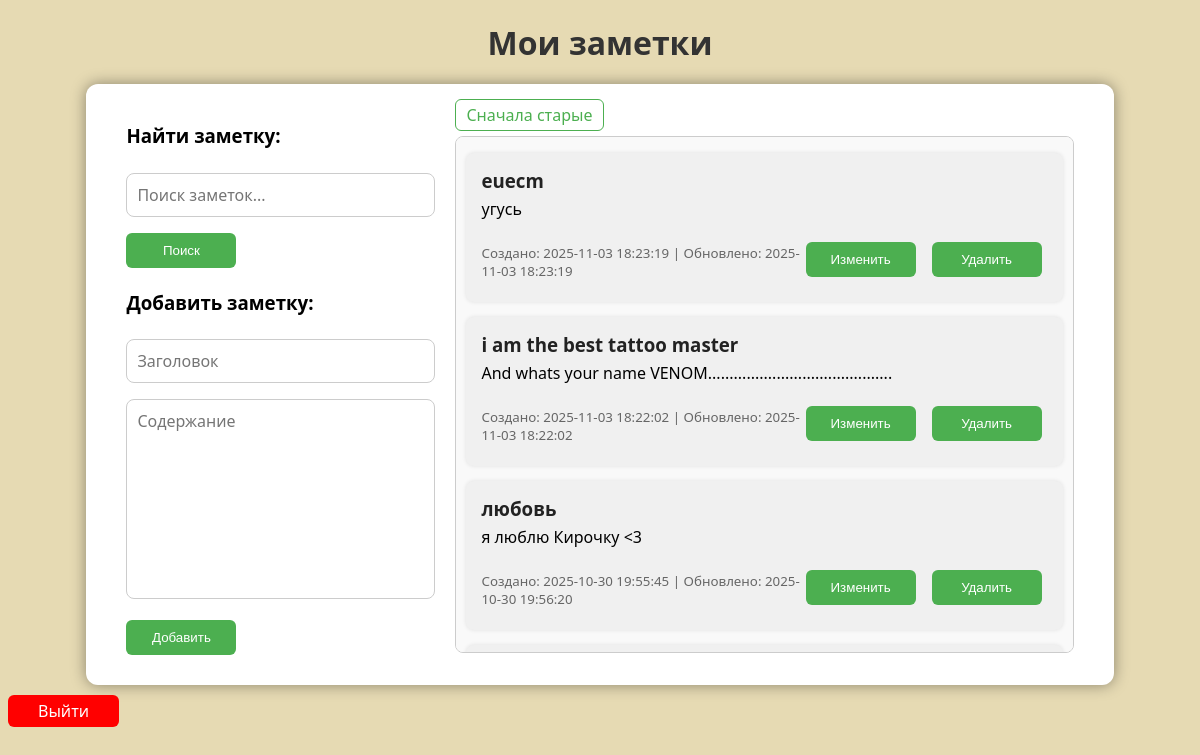
Page /?sort=desc (signed in) on the committed database.
### app.py (models this page shows)
class Note(db.Model):
    id = db.Column(db.Integer, primary_key=True)
    title = db.Column(db.String(200), nullable=False)
    content = db.Column(db.Text, nullable=False)
    created = db.Column(db.String(50), nullable=False)
    updated = db.Column(db.String(50), nullable=False)
    user_id = db.Column(db.Integer, db.ForeignKey('user.id'), nullable=False)

### app.py (the view)
@app.route("/")
@login_required
def index():
    sort_order = request.args.get("sort", "asc")  # получаем параметр сортировки, по умолчанию "asc"
    notes = Note.query.filter_by(user_id=current_user.id).order_by(Note.updated.desc() if sort_order == "desc" else Note.updated.asc()).all()
    return render_template("index.html", notes=notes, sort_order=sort_order, user=current_user)

### app.py (called while the page is built)
@login_manager.user_loader
def load_user(user_id):
    return User.query.get(int(user_id))

### templates/index.html (shortened to what this page needs)
<!DOCTYPE html>
<html lang="ru">
<head>
    <link rel="stylesheet" href="{{ url_for('static', filename='style.css') }}">
</head>
<body>
    <h1>Мои заметки</h1>
    <div class="container">
        <div class="left-panel">
            <h3>Найти заметку:</h3>
            <form action="{{ url_for('search') }}" method="get">
                <input type="text" id="search-input" name="query" placeholder="Поиск заметок..." value="{{ query }}" required>
                <button type="submit" style="float: left";>Поиск</button>
            </form>
            <br>
            <br>
            <h3>Добавить заметку:</h3>
            <form action="{{ url_for('add') }}" method="post">
                <input type="text" name="title" placeholder="Заголовок" required>
                <textarea class="content-textarea" name="content" placeholder="Содержание" required></textarea>
                <button type="submit">Добавить</button>
            </form>
        </div>
        <div class="right-panel">
            {% if notes %}
            <div class="sort-toggle">
                {% if search %}
                    {% if sort_order == "asc" %}
                        <a href="{{ url_for('search', query=query, sort='desc') }}">Сначала новые</a>
                    {% else %}
                        <a href="{{ url_for('search', query=query, sort='asc') }}">Сначала старые</a>
                    {% endif %}
                {% else %}
                    {% if sort_order == "asc" %}
                        <a href="{{ url_for('index', sort='desc') }}">Сначала новые</a>
                    {% else %}
                        <a href="{{ url_for('index', sort='asc') }}">Сначала старые</a>
                    {% endif %}
                {% endif %}
            </div>
                <div class="notes-list">
                    <ul>
                        {% for note in notes %}
                            <li>
                                <h3>{{ note.title }}</h3>
                                <p>{{ note.content }}</p>
                                <div class="note-footer">
                                    <small class="note-date">Создано: {{ note.created }} | Обновлено: {{ note.updated }}</small>
                                    <div class="note-buttons">
                                        <form action="{{ url_for('edit', note_id=note.id) }}" method="get">
                                            <button type="submit">Изменить</button>
                                        </form>
                                        <form action="{{ url_for('delete', note_id=note.id) }}" method="post">
                                            <button type="submit" onclick="return confirm('Удалить заметку?')">Удалить</button>
                                        </form>
                                    </div>
                                </div>
                            </li>
                        {% endfor %}
                    </ul>
                </div>
            {% else %}
                {% if search %}
                {% else %}
                    <p>Заметок пока нет.</p>
                {% endif %}
            {% endif %}
        </div>
    </div>
    <a class="exit" href="{{ url_for('logout') }}">Выйти</a>
</body>
</html>

### static/style.css (style rules this page uses)
body { font-family: 'Segoe UI', Tahoma, sans-serif; background-color: #E6DAB3; }
.container { display: flex; gap: 20px; width: 80%; margin: auto; background: white; padding: 20px 40px; border-radius: 12px; box-shadow: 0 0 15px rgba(0,0,0,0.4 ); }
.left-panel { flex: 1; }
.right-panel { flex: 2; }
h1 { text-align: center; color: #333; margin-bottom: 20px; }
input, textarea { font-family: 'Segoe UI', Tahoma, sans-serif; resize: none; width: 100%; padding: 10px; margin-top: 6px; margin-bottom: 10px; border: 1px solid #ccc; border-radius: 8px; box-sizing: border-box; font-size: 16px; }
.content-textarea { height: 200px; }
button { width: 110px; display: inline; height: 35px; background-color: #4CAF50; color: white; border: none; padding: 8px 15px; border-radius: 6px; cursor: pointer; margin-right: 6px; margin-top: 6px; margin-bottom: 10px; }
.note-footer { display: flex; justify-content: space-between; align-items: center; margin-top: 10px; }
.note-buttons { display: flex; gap: 10px; }
.sort-toggle a { text-decoration: none; color: #4CAF50; padding: 4px 10px; border: 1px solid #4CAF50; border-radius: 6px; transition: background-color 0.3s, color 0.3s; }
a { text-decoration: none; color: white; padding: 10px 10px; border-radius: 6px; transition: background-color 0.3s, color 0.3s; }
.exit { display: inline-block; padding: 5px 30px; text-align: center; background-color: red; margin-top: 10px; }
.notes-list { max-height: 515px; overflow-y: auto; padding-left: 10px; padding-right: 10px; margin-top: 10px; border: 1px solid #ccc; border-radius: 8px; background-color: #f9f9f9; }
ul { padding: 0; }
li { background-color: #f0f0f0; border-radius: 8px; padding: 15px; margin-bottom: 15px; box-shadow: 0 0 4px rgba(0,0,0,0.1); overflow-wrap: anywhere; }
li h3 { margin: 0; color: #222; }
li p { margin-top: 5px; }
small { color: #666; }

### rows in the picture
Note: title "euecm", content "угусь", created "2025-11-03 18:23:19", updated "2025-11-03 18:23:19"
Note: title "i am the best tattoo master", content "And whats your name VENOM...........................................", created "2025-11-03 18:22:02", updated "2025-11-03 18:22:02"
Note: title "любовь", content "я люблю Кирочку <3", created "2025-10-30 19:55:45", updated "2025-10-30 19:56:20"
